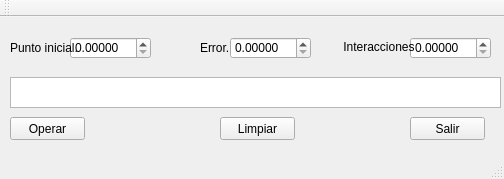
<?xml version="1.0" encoding="UTF-8"?>
<ui version="4.0">
 <class>Newton_Rap</class>
 <widget class="QMainWindow" name="Newton_Rap">
  <property name="geometry">
   <rect>
    <x>0</x>
    <y>0</y>
    <width>504</width>
    <height>179</height>
   </rect>
  </property>
  <property name="windowTitle">
   <string>Newton_Rap</string>
  </property>
  <widget class="QWidget" name="centralWidget">
   <widget class="QDoubleSpinBox" name="inicial">
    <property name="geometry">
     <rect>
      <x>70</x>
      <y>20</y>
      <width>81</width>
      <height>22</height>
     </rect>
    </property>
    <property name="decimals">
     <number>5</number>
    </property>
   </widget>
   <widget class="QDoubleSpinBox" name="error">
    <property name="geometry">
     <rect>
      <x>230</x>
      <y>20</y>
      <width>81</width>
      <height>22</height>
     </rect>
    </property>
    <property name="decimals">
     <number>5</number>
    </property>
   </widget>
   <widget class="QDoubleSpinBox" name="interacciones">
    <property name="geometry">
     <rect>
      <x>410</x>
      <y>20</y>
      <width>81</width>
      <height>22</height>
     </rect>
    </property>
    <property name="decimals">
     <number>5</number>
    </property>
   </widget>
   <widget class="QLabel" name="label">
    <property name="geometry">
     <rect>
      <x>10</x>
      <y>20</y>
      <width>81</width>
      <height>21</height>
     </rect>
    </property>
    <property name="text">
     <string>Punto inicial.</string>
    </property>
    <property name="textFormat">
     <enum>Qt::AutoText</enum>
    </property>
   </widget>
   <widget class="QLabel" name="label_2">
    <property name="geometry">
     <rect>
      <x>200</x>
      <y>20</y>
      <width>47</width>
      <height>21</height>
     </rect>
    </property>
    <property name="text">
     <string>Error.</string>
    </property>
   </widget>
   <widget class="QLabel" name="label_3">
    <property name="geometry">
     <rect>
      <x>340</x>
      <y>20</y>
      <width>111</width>
      <height>20</height>
     </rect>
    </property>
    <property name="text">
     <string> Interacciones</string>
    </property>
   </widget>
   <widget class="QTextEdit" name="raiz">
    <property name="geometry">
     <rect>
      <x>10</x>
      <y>60</y>
      <width>491</width>
      <height>31</height>
     </rect>
    </property>
   </widget>
   <widget class="QPushButton" name="clear">
    <property name="geometry">
     <rect>
      <x>220</x>
      <y>100</y>
      <width>75</width>
      <height>23</height>
     </rect>
    </property>
    <property name="text">
     <string>Limpiar</string>
    </property>
   </widget>
   <widget class="QPushButton" name="start">
    <property name="geometry">
     <rect>
      <x>10</x>
      <y>100</y>
      <width>75</width>
      <height>23</height>
     </rect>
    </property>
    <property name="text">
     <string>Operar</string>
    </property>
   </widget>
   <widget class="QPushButton" name="exit">
    <property name="geometry">
     <rect>
      <x>410</x>
      <y>100</y>
      <width>75</width>
      <height>23</height>
     </rect>
    </property>
    <property name="text">
     <string>Salir</string>
    </property>
   </widget>
  </widget>
  <widget class="QMenuBar" name="menuBar">
   <property name="geometry">
    <rect>
     <x>0</x>
     <y>0</y>
     <width>504</width>
     <height>21</height>
    </rect>
   </property>
  </widget>
  <widget class="QToolBar" name="mainToolBar">
   <attribute name="toolBarArea">
    <enum>TopToolBarArea</enum>
   </attribute>
   <attribute name="toolBarBreak">
    <bool>false</bool>
   </attribute>
  </widget>
  <widget class="QStatusBar" name="statusBar"/>
 </widget>
 <layoutdefault spacing="6" margin="11"/>
 <resources/>
 <connections/>
</ui>
